Frame 1 (no input): blank canvas, image omitted
Frame 60 (no input): blank canvas, image omitted
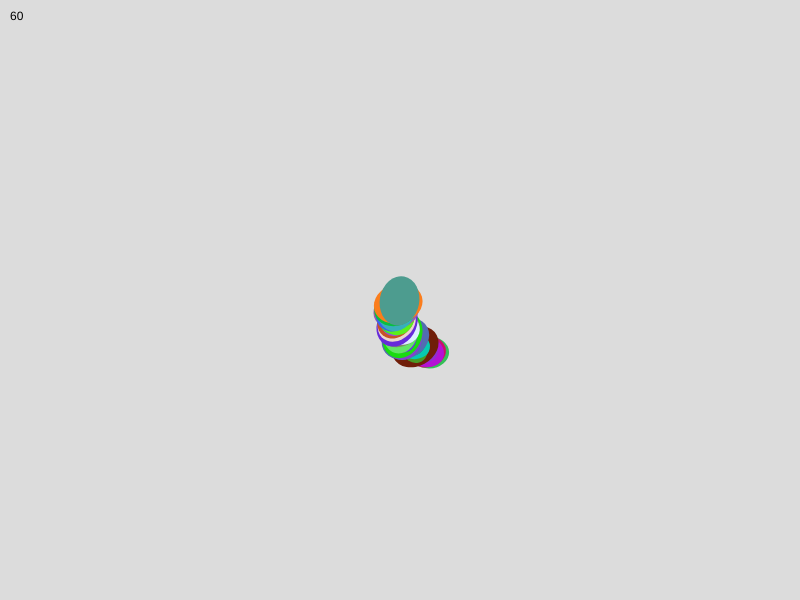
Frame 120 (the mouse pressed at the canvas centre since frame 60)

The p5.js sketch whose frames 1 and 60 were blank and that drew this single picture after the mouse press (run headless with seeded random() and noise() and a simulated clock; from frame 60 on, the mouse is pressed at the canvas centre):

// p5.js sketch
// ── sketch.js
let balls = [];

function setup() {
  createCanvas(800, 600);
  background(220);
}

function draw() {
  background(220);

  // generate
  if (mouseIsPressed) {
    balls.push(new Ball(mouseX, mouseY, random(15, 50)));
  }

  // update and display
  for (let i = 0; i < balls.length; i++) {
    let b = balls[i];
    b.move();
    //b.fall();
    //b.reappear();
    b.checkEdges();
    b.display();
  }

  // limit
  while (balls.length > 1000) {
    balls.splice(0, 1); // (index, howMany)
  }

  // control: if the particle is done, let's remove it!
  // FLIP the FOR LOOP!
  for (let i = balls.length - 1; i >= 0; i--) {
    let b = balls[i];
    if (b.isDone) {
      balls.splice(i, 1); // (index, howMany)
    }
  }
  
  // display the number of the particles
  text(balls.length, 10, 20);
}

function mousePressed() {
  //balls.push( new Ball(mouseX, mouseY, random(10, 20)) );
}
//

class Ball {
  constructor(x, y, dia) {
    this.pos = createVector(x, y);
    //this.vel = createVector(random(-3, 3), random(-3, 3));
    this.vel = p5.Vector.fromAngle( radians(frameCount) );
    //
    this.dia = dia;
    //
    this.r = random(255);
    this.g = random(255);
    this.b = random(255);
    //
    this.rotSpd = random(0.01, 0.03);
    //
    this.isDone = false;
  }
  move() {    
    this.pos.add(this.vel); // pos += vel
    //this.pos.sub()
    //this.pos.mult()
    //this.pos.div()
  }
  fall() {
    let acc = createVector(0, 0.05);
    this.vel.add(acc);
  }
  speedUp() {
    //
  }
  reappear() {
    if (this.pos.x < 0) {
      this.pos.x = width;
    } else if (this.pos.x > width) {
      this.pos.x = 0;
    }
    if (this.pos.y < 0) {
      this.pos.y = height;
    } else if (this.pos.y > height) {
      this.pos.y = 0;
    }
  }
  checkEdges() {
    if (this.pos.x < 0 || this.pos.x > width) {
      this.isDone = true;
    }
    if (this.pos.y < 0 || this.pos.y > height) {
      this.isDone = true;
    }
  }
  display() {
    push();
    translate(this.pos.x, this.pos.y);
    rotate(frameCount * this.rotSpd);
    noStroke();
    fill(this.r, this.g, this.b);
    ellipse(0, 0, this.dia, this.dia * 0.8);
    pop();
  }
}
